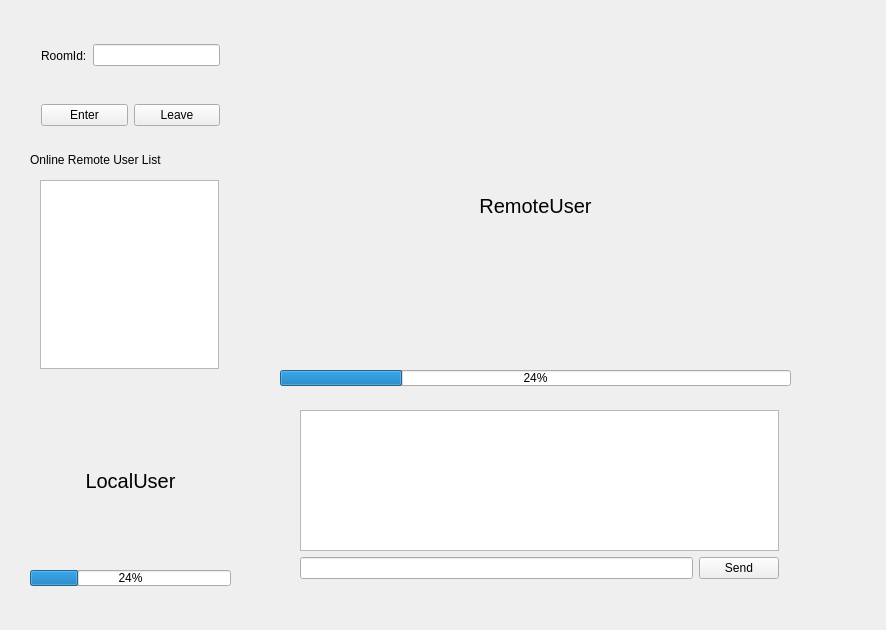
<?xml version="1.0" encoding="UTF-8"?>
<ui version="4.0">
 <class>Widget</class>
 <widget class="QWidget" name="Widget">
  <property name="geometry">
   <rect>
    <x>0</x>
    <y>0</y>
    <width>886</width>
    <height>630</height>
   </rect>
  </property>
  <property name="windowTitle">
   <string>HelloChat</string>
  </property>
  <widget class="QWidget" name="horizontalLayoutWidget">
   <property name="geometry">
    <rect>
     <x>29</x>
     <y>169</y>
     <width>201</width>
     <height>211</height>
    </rect>
   </property>
   <layout class="QHBoxLayout" name="UserListhorizontalLayout">
    <item>
     <widget class="QListWidget" name="UserlistWidget"/>
    </item>
   </layout>
  </widget>
  <widget class="QWidget" name="horizontalLayoutWidget_2">
   <property name="geometry">
    <rect>
     <x>280</x>
     <y>40</y>
     <width>511</width>
     <height>331</height>
    </rect>
   </property>
   <layout class="QHBoxLayout" name="RemoteUserhorizontalLayout">
    <item>
     <widget class="QLabel" name="RemoteUserlabel">
      <property name="font">
       <font>
        <pointsize>15</pointsize>
       </font>
      </property>
      <property name="text">
       <string>RemoteUser</string>
      </property>
      <property name="scaledContents">
       <bool>true</bool>
      </property>
      <property name="alignment">
       <set>Qt::AlignCenter</set>
      </property>
     </widget>
    </item>
   </layout>
  </widget>
  <widget class="QWidget" name="horizontalLayoutWidget_3">
   <property name="geometry">
    <rect>
     <x>30</x>
     <y>390</y>
     <width>201</width>
     <height>181</height>
    </rect>
   </property>
   <layout class="QHBoxLayout" name="LocalUserhorizontalLayout">
    <item>
     <widget class="QLabel" name="LocalUserlabel">
      <property name="font">
       <font>
        <pointsize>15</pointsize>
       </font>
      </property>
      <property name="text">
       <string>LocalUser</string>
      </property>
      <property name="scaledContents">
       <bool>true</bool>
      </property>
      <property name="alignment">
       <set>Qt::AlignCenter</set>
      </property>
     </widget>
    </item>
   </layout>
  </widget>
  <widget class="QProgressBar" name="LocalUserProgressBar">
   <property name="geometry">
    <rect>
     <x>30</x>
     <y>570</y>
     <width>201</width>
     <height>16</height>
    </rect>
   </property>
   <property name="value">
    <number>24</number>
   </property>
  </widget>
  <widget class="QProgressBar" name="RemoteUserprogressBar">
   <property name="geometry">
    <rect>
     <x>280</x>
     <y>370</y>
     <width>511</width>
     <height>16</height>
    </rect>
   </property>
   <property name="value">
    <number>24</number>
   </property>
  </widget>
  <widget class="QWidget" name="horizontalLayoutWidget_4">
   <property name="geometry">
    <rect>
     <x>30</x>
     <y>90</y>
     <width>201</width>
     <height>51</height>
    </rect>
   </property>
   <layout class="QHBoxLayout" name="horizontalLayout">
    <item>
     <widget class="QPushButton" name="EnterRoom_Btn">
      <property name="text">
       <string>Enter</string>
      </property>
     </widget>
    </item>
    <item>
     <widget class="QPushButton" name="LeaveRoom_Btn">
      <property name="text">
       <string>Leave</string>
      </property>
     </widget>
    </item>
   </layout>
  </widget>
  <widget class="QWidget" name="verticalLayoutWidget">
   <property name="geometry">
    <rect>
     <x>289</x>
     <y>399</y>
     <width>501</width>
     <height>191</height>
    </rect>
   </property>
   <layout class="QVBoxLayout" name="verticalLayout">
    <item>
     <widget class="QTextEdit" name="SysMsgTextEdit"/>
    </item>
    <item>
     <layout class="QHBoxLayout" name="horizontalLayout_3">
      <item>
       <widget class="QLineEdit" name="SendMsglineEdit"/>
      </item>
      <item>
       <widget class="QPushButton" name="SendMsg_Btn">
        <property name="text">
         <string>Send</string>
        </property>
       </widget>
      </item>
     </layout>
    </item>
   </layout>
  </widget>
  <widget class="QWidget" name="horizontalLayoutWidget_5">
   <property name="geometry">
    <rect>
     <x>30</x>
     <y>30</y>
     <width>201</width>
     <height>51</height>
    </rect>
   </property>
   <layout class="QHBoxLayout" name="horizontalLayout_2">
    <item>
     <widget class="QLabel" name="RoomIdlabel">
      <property name="text">
       <string>RoomId:</string>
      </property>
     </widget>
    </item>
    <item>
     <widget class="QLineEdit" name="RoomId_lineEdit"/>
    </item>
   </layout>
  </widget>
  <widget class="QLabel" name="label">
   <property name="geometry">
    <rect>
     <x>30</x>
     <y>150</y>
     <width>201</width>
     <height>20</height>
    </rect>
   </property>
   <property name="text">
    <string>Online Remote User List</string>
   </property>
  </widget>
 </widget>
 <layoutdefault spacing="6" margin="11"/>
 <resources/>
 <connections/>
</ui>
